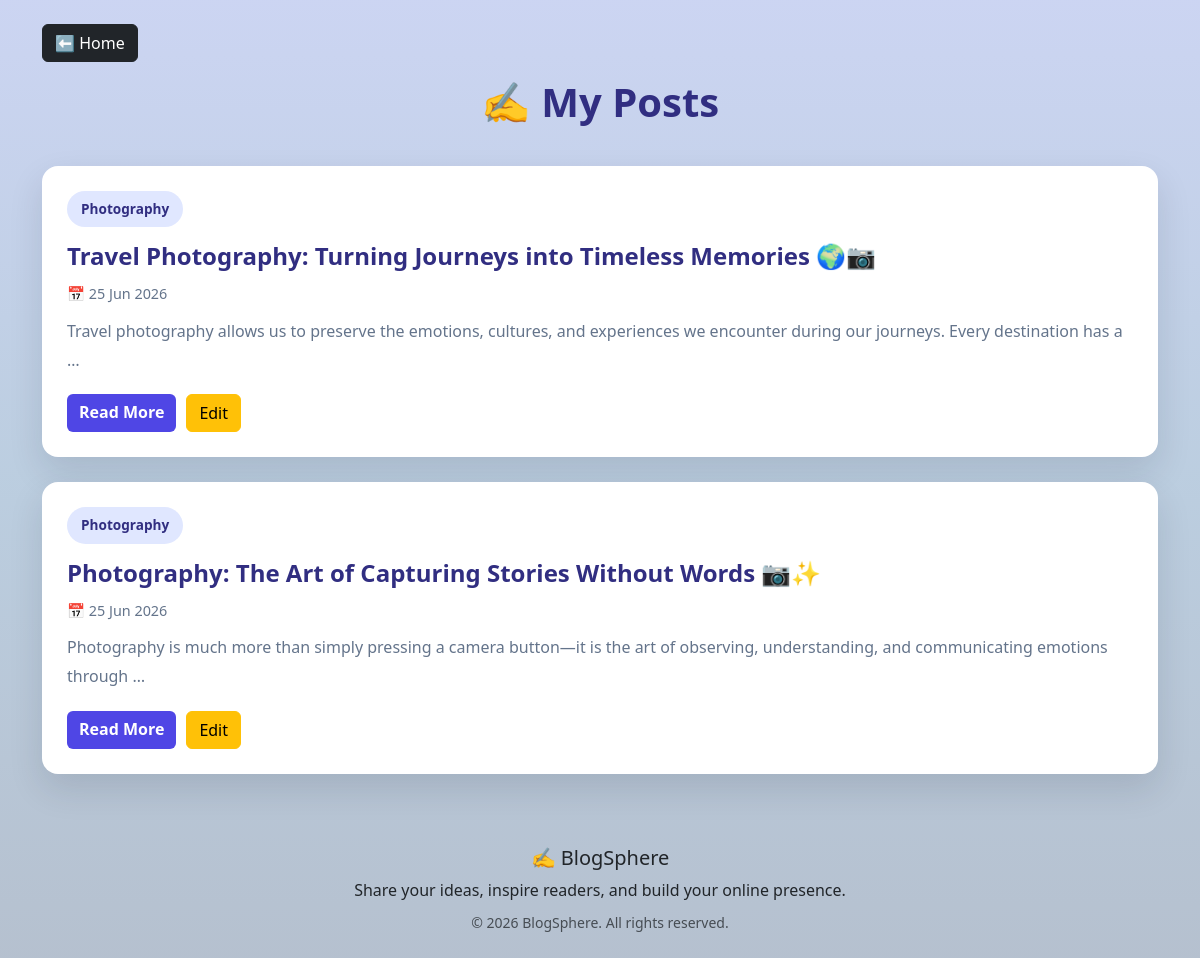
/my-posts/ (signed in), run on the app's committed database.
### blog/models.py (models this page shows, shortened)
class Post(models.Model):
    title=models.CharField(max_length=200)
    content=models.TextField()
    category = models.ForeignKey(
        Category,
        on_delete=models.SET_NULL,
        null=True,
        blank=True
    )
    cover_image = CloudinaryField(
        "image",
        blank=True,
        null=True
    )
    second_image = CloudinaryField(
        "image",
        blank=True,
        null=True
    )
    author=models.ForeignKey(User,on_delete=models.CASCADE)
    likes = models.ManyToManyField(
    User,
    related_name='liked_posts',
    blank=True
    )
    created_at=models.DateTimeField(auto_now_add=True)
    updated_at=models.DateTimeField(auto_now=True)
    class Meta:
        ordering=['-created_at'] #latest posts first

class Category(models.Model):
    name = models.CharField(
        max_length=100,
        unique=True
    )
    def __str__(self):
        return self.name

### blog/views.py (the view)
# urls.py: path("my-posts/", my_posts, name="my_posts"),
@login_required
def my_posts(request):
    posts = Post.objects.filter(author=request.user)
    return render(request, 'my_posts.html', {'posts': posts})

### templates/my_posts.html (shortened to what this page needs)
{% extends 'base.html' %}
{% block content %}
<div class="mb-3">
    <a href="{% url 'blog:post_list' %}" class="btn btn-dark">
        ⬅ Home
    </a>
</div>
<h1 class="dashboard-heading">
    ✍️ My Posts
</h1>
{% for post in posts %}
<div class="my-post-card">
    <span class="category-badge">
        {{ post.category }}
    </span>
    <h4 class="post-card-title">{{ post.title }}</h4>
    <p class="post-date">📅 {{ post.created_at|date:"d M Y" }}</p>
    <p class="post-preview">{{ post.content|truncatewords:20 }}</p>
    <div class="post-actions">
        <a href="{% url 'blog:post_detail' post.id %}" class="btn btn-primary">
            Read More
        </a>
        <a href="{% url 'blog:edit_post' post.id %}" class="btn btn-warning">
            Edit
        </a>
    </div>
</div>
{% endfor %}
{% endblock %}

### static/css/base.css (style rules this page uses)
:root { --primary: #0d6efd; --text: #222; --muted: #6c757d; --radius-sm: 8px; --radius-md: 12px; --radius-lg: 16px; --shadow-sm: 0 4px 12px rgba(0,0,0,0.08); --shadow-md: 0 8px 20px rgba(0,0,0,0.10); --shadow-lg: 0 12px 30px rgba(0,0,0,0.12); }
body { background: linear-gradient( 180deg, #0430c034 0%, #02468a44 50%, #01285a4a 100% ); font-family: system-ui, -apple-system, Segoe UI, Roboto, sans-serif; color: var(--text); min-height:100vh; }
.dashboard-heading { font-size:2.5rem; font-weight:800; text-align:center; margin-bottom:40px; color:#312e81; }
.my-post-card { background:white; padding:25px; margin-bottom:25px; border-radius:16px; overflow:hidden; box-shadow: 0 15px 35px rgba(15,23,42,.12); transition:transform 0.2s ease; }
.post-card-title { color:#312e81; font-weight:700; margin-bottom:12px; }
.post-preview { color:#64748b; line-height:1.8; }
.post-actions { display:flex; gap:10px; margin-top:20px; flex-wrap:wrap; }
.category-badge { display:inline-block; background:#e0e7ff; color:#312e81; padding:8px 14px; border-radius:30px; font-size:.85rem; font-weight:600; margin-bottom:15px; }
.post-date { color:#64748b; font-size:.9rem; margin-bottom:12px; }
.post-actions .btn-primary { background:#4f46e5; border:none; font-weight:600; }

### data on the page
Post: category "Photography", title "Travel Photography: Turning Journeys into Timeless Memories 🌍📷", created_at "25 Jun 2026", content "Travel photography allows us to preserve the emotions, cultures, and experiences we encounter during our journeys. Every destination has a …"
Post: category "Photography", title "Photography: The Art of Capturing Stories Without Words 📷✨", created_at "25 Jun 2026", content "Photography is much more than simply pressing a camera button—it is the art of observing, understanding, and communicating emotions through …"
